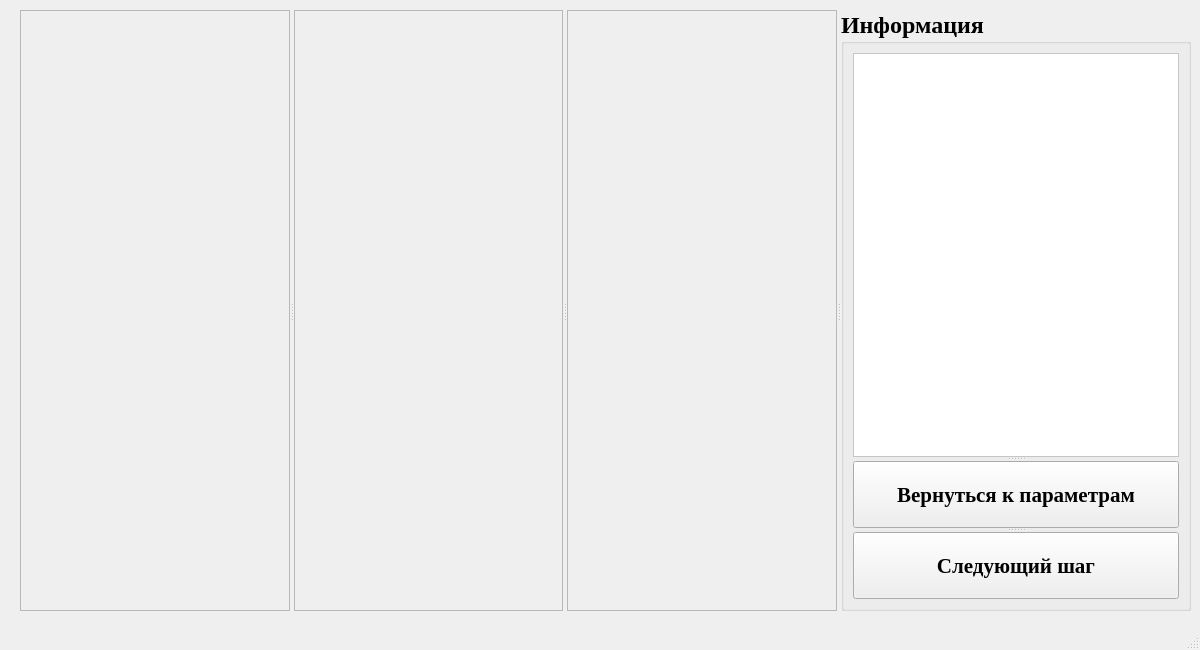
<?xml version="1.0" encoding="UTF-8"?>
<ui version="4.0">
 <class>StepMode</class>
 <widget class="QMainWindow" name="StepMode">
  <property name="geometry">
   <rect>
    <x>0</x>
    <y>0</y>
    <width>1200</width>
    <height>650</height>
   </rect>
  </property>
  <property name="minimumSize">
   <size>
    <width>1200</width>
    <height>650</height>
   </size>
  </property>
  <property name="maximumSize">
   <size>
    <width>1200</width>
    <height>650</height>
   </size>
  </property>
  <property name="font">
   <font>
    <family>Times New Roman</family>
    <pointsize>16</pointsize>
   </font>
  </property>
  <property name="windowTitle">
   <string>MainWindow</string>
  </property>
  <property name="styleSheet">
   <string notr="true"/>
  </property>
  <widget class="QWidget" name="centralwidget">
   <widget class="QSplitter" name="splitter">
    <property name="geometry">
     <rect>
      <x>20</x>
      <y>10</y>
      <width>1171</width>
      <height>601</height>
     </rect>
    </property>
    <property name="sizePolicy">
     <sizepolicy hsizetype="Maximum" vsizetype="Maximum">
      <horstretch>0</horstretch>
      <verstretch>0</verstretch>
     </sizepolicy>
    </property>
    <property name="maximumSize">
     <size>
      <width>16777215</width>
      <height>16777215</height>
     </size>
    </property>
    <property name="orientation">
     <enum>Qt::Horizontal</enum>
    </property>
    <widget class="QScrollArea" name="scrollArea">
     <property name="sizePolicy">
      <sizepolicy hsizetype="Maximum" vsizetype="Maximum">
       <horstretch>0</horstretch>
       <verstretch>0</verstretch>
      </sizepolicy>
     </property>
     <property name="font">
      <font>
       <family>Times New Roman</family>
       <pointsize>16</pointsize>
      </font>
     </property>
     <property name="styleSheet">
      <string notr="true"/>
     </property>
     <property name="widgetResizable">
      <bool>true</bool>
     </property>
     <widget class="QWidget" name="scrollAreaWidgetContents_2">
      <property name="geometry">
       <rect>
        <x>0</x>
        <y>0</y>
        <width>267</width>
        <height>599</height>
       </rect>
      </property>
      <layout class="QHBoxLayout" name="horizontalLayout">
       <item>
        <layout class="QVBoxLayout" name="VL_Source"/>
       </item>
      </layout>
     </widget>
    </widget>
    <widget class="QScrollArea" name="scrollArea_2">
     <property name="sizePolicy">
      <sizepolicy hsizetype="Maximum" vsizetype="Maximum">
       <horstretch>0</horstretch>
       <verstretch>0</verstretch>
      </sizepolicy>
     </property>
     <property name="font">
      <font>
       <family>Times New Roman</family>
       <pointsize>16</pointsize>
      </font>
     </property>
     <property name="styleSheet">
      <string notr="true"/>
     </property>
     <property name="widgetResizable">
      <bool>true</bool>
     </property>
     <widget class="QWidget" name="scrollAreaWidgetContents_3">
      <property name="geometry">
       <rect>
        <x>0</x>
        <y>0</y>
        <width>266</width>
        <height>599</height>
       </rect>
      </property>
      <layout class="QHBoxLayout" name="horizontalLayout_2">
       <item>
        <layout class="QVBoxLayout" name="VL_Buffer"/>
       </item>
      </layout>
     </widget>
    </widget>
    <widget class="QScrollArea" name="scrollArea_3">
     <property name="sizePolicy">
      <sizepolicy hsizetype="Maximum" vsizetype="Maximum">
       <horstretch>0</horstretch>
       <verstretch>0</verstretch>
      </sizepolicy>
     </property>
     <property name="font">
      <font>
       <family>Times New Roman</family>
       <pointsize>16</pointsize>
      </font>
     </property>
     <property name="styleSheet">
      <string notr="true"/>
     </property>
     <property name="widgetResizable">
      <bool>true</bool>
     </property>
     <widget class="QWidget" name="scrollAreaWidgetContents_4">
      <property name="geometry">
       <rect>
        <x>0</x>
        <y>0</y>
        <width>267</width>
        <height>599</height>
       </rect>
      </property>
      <layout class="QHBoxLayout" name="horizontalLayout_3">
       <item>
        <layout class="QVBoxLayout" name="VL_Device"/>
       </item>
      </layout>
     </widget>
    </widget>
    <widget class="QGroupBox" name="groupBox">
     <property name="enabled">
      <bool>true</bool>
     </property>
     <property name="sizePolicy">
      <sizepolicy hsizetype="Maximum" vsizetype="Maximum">
       <horstretch>0</horstretch>
       <verstretch>0</verstretch>
      </sizepolicy>
     </property>
     <property name="minimumSize">
      <size>
       <width>350</width>
       <height>0</height>
      </size>
     </property>
     <property name="maximumSize">
      <size>
       <width>350</width>
       <height>16777215</height>
      </size>
     </property>
     <property name="font">
      <font>
       <family>Times New Roman</family>
       <pointsize>18</pointsize>
       <weight>75</weight>
       <bold>true</bold>
      </font>
     </property>
     <property name="styleSheet">
      <string notr="true"/>
     </property>
     <property name="title">
      <string>Информация</string>
     </property>
     <layout class="QVBoxLayout" name="verticalLayout">
      <item>
       <widget class="QSplitter" name="splitter_2">
        <property name="orientation">
         <enum>Qt::Vertical</enum>
        </property>
        <widget class="QTextEdit" name="txtInfo">
         <property name="sizePolicy">
          <sizepolicy hsizetype="Maximum" vsizetype="Maximum">
           <horstretch>0</horstretch>
           <verstretch>0</verstretch>
          </sizepolicy>
         </property>
         <property name="font">
          <font>
           <family>Times New Roman</family>
           <pointsize>12</pointsize>
          </font>
         </property>
         <property name="styleSheet">
          <string notr="true">background-color: rgb(255, 255, 255);
color: rgb(0, 0, 0);</string>
         </property>
        </widget>
        <widget class="QPushButton" name="btnBack">
         <property name="sizePolicy">
          <sizepolicy hsizetype="Minimum" vsizetype="Fixed">
           <horstretch>0</horstretch>
           <verstretch>0</verstretch>
          </sizepolicy>
         </property>
         <property name="font">
          <font>
           <family>Times New Roman</family>
           <pointsize>16</pointsize>
           <weight>75</weight>
           <bold>true</bold>
          </font>
         </property>
         <property name="styleSheet">
          <string notr="true"/>
         </property>
         <property name="text">
          <string>Вернуться к параметрам</string>
         </property>
        </widget>
        <widget class="QPushButton" name="btnPlusStep">
         <property name="sizePolicy">
          <sizepolicy hsizetype="Minimum" vsizetype="Minimum">
           <horstretch>0</horstretch>
           <verstretch>0</verstretch>
          </sizepolicy>
         </property>
         <property name="font">
          <font>
           <family>Times New Roman</family>
           <pointsize>16</pointsize>
           <weight>75</weight>
           <italic>false</italic>
           <bold>true</bold>
          </font>
         </property>
         <property name="styleSheet">
          <string notr="true"/>
         </property>
         <property name="text">
          <string>Следующий шаг</string>
         </property>
        </widget>
       </widget>
      </item>
     </layout>
    </widget>
   </widget>
  </widget>
  <widget class="QMenuBar" name="menubar">
   <property name="geometry">
    <rect>
     <x>0</x>
     <y>0</y>
     <width>1200</width>
     <height>29</height>
    </rect>
   </property>
  </widget>
  <widget class="QStatusBar" name="statusbar">
   <property name="font">
    <font>
     <family>Times New Roman</family>
     <pointsize>16</pointsize>
     <weight>75</weight>
     <bold>true</bold>
    </font>
   </property>
  </widget>
 </widget>
 <resources/>
 <connections/>
</ui>
